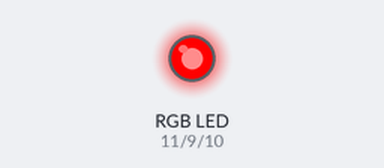
A sketch run on a simulated Arduino Uno, built with avr-gcc and run on an emulated ATmega328P. On the bench: an RGB LED mixed from three pins (HIGH = lit).

Above: at 0.5 s.
At 1.5 s:
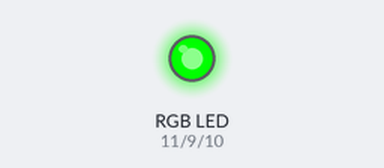
At 5.5 s:
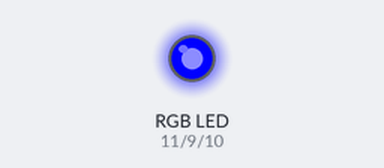
Timing chart, 0 to 6.9 s (numbered marks = the images above):
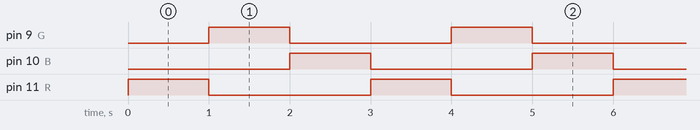

Measured:
- by itself, pin 9 (G), pin 10 (B), pin 11 (R): alternates HIGH for 1.0 s and LOW for 2.0 s
- by itself, everything shown: repeats every 3.0 s, in 3 steps

The sketch:

rgb.ino
```cpp
int R = 11;
int B = 10;
int G = 9;

void setup()
{
  pinMode(R, OUTPUT);
  pinMode(G, OUTPUT);
  pinMode(B, OUTPUT);
}

void loop()
{
  analogWrite(R, 255);
  analogWrite(G, 0);
  analogWrite(B, 0);
  delay(1000); // Wait for 1000 millisecond(s)
  analogWrite(R, 0);
  analogWrite(G, 255);
  analogWrite(B, 0);
  delay(1000); // Wait for 1000 millisecond(s)
  analogWrite(R, 0);
  analogWrite(G, 0);
  analogWrite(B, 255);
  delay(1000);
}
```
